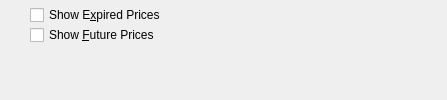
<?xml version="1.0" encoding="UTF-8"?>
<ui version="4.0">
 <comment>This file is part of the xTuple ERP: PostBooks Edition, a free and
open source Enterprise Resource Planning software suite,
Copyright (c) 1999-2011 by OpenMFG LLC, d/b/a xTuple.
It is licensed to you under the Common Public Attribution License
version 1.0, the full text of which (including xTuple-specific Exhibits)
is available at www.xtuple.com/CPAL.  By using this software, you agree
to be bound by its terms.</comment>
 <class>dspFreightPricesByCustomer</class>
 <widget class="QWidget" name="dspFreightPricesByCustomer">
  <property name="geometry">
   <rect>
    <x>0</x>
    <y>0</y>
    <width>447</width>
    <height>100</height>
   </rect>
  </property>
  <property name="windowTitle">
   <string>Freight Prices by Customer</string>
  </property>
  <layout class="QHBoxLayout" name="horizontalLayout">
   <item>
    <layout class="QVBoxLayout" name="verticalLayout">
     <property name="spacing">
      <number>0</number>
     </property>
     <item>
      <widget class="CustCluster" name="_cust"/>
     </item>
     <item>
      <spacer name="spacer">
       <property name="orientation">
        <enum>Qt::Vertical</enum>
       </property>
       <property name="sizeType">
        <enum>QSizePolicy::Expanding</enum>
       </property>
       <property name="sizeHint" stdset="0">
        <size>
         <width>20</width>
         <height>0</height>
        </size>
       </property>
      </spacer>
     </item>
    </layout>
   </item>
   <item>
    <layout class="QVBoxLayout">
     <property name="spacing">
      <number>0</number>
     </property>
     <item>
      <widget class="XCheckBox" name="_showExpired">
       <property name="text">
        <string>Show E&amp;xpired Prices</string>
       </property>
      </widget>
     </item>
     <item>
      <widget class="XCheckBox" name="_showFuture">
       <property name="text">
        <string>Show &amp;Future Prices</string>
       </property>
      </widget>
     </item>
     <item>
      <spacer>
       <property name="orientation">
        <enum>Qt::Vertical</enum>
       </property>
       <property name="sizeType">
        <enum>QSizePolicy::Expanding</enum>
       </property>
       <property name="sizeHint" stdset="0">
        <size>
         <width>20</width>
         <height>0</height>
        </size>
       </property>
      </spacer>
     </item>
    </layout>
   </item>
   <item>
    <spacer>
     <property name="orientation">
      <enum>Qt::Horizontal</enum>
     </property>
     <property name="sizeType">
      <enum>QSizePolicy::Expanding</enum>
     </property>
     <property name="sizeHint" stdset="0">
      <size>
       <width>5</width>
       <height>20</height>
      </size>
     </property>
    </spacer>
   </item>
  </layout>
 </widget>
 <layoutdefault spacing="5" margin="5"/>
 <pixmapfunction>qPixmapFromMimeSource</pixmapfunction>
 <customwidgets>
  <customwidget>
   <class>CustCluster</class>
   <extends>QWidget</extends>
   <header>custcluster.h</header>
  </customwidget>
  <customwidget>
   <class>XCheckBox</class>
   <extends>QCheckBox</extends>
   <header>xcheckbox.h</header>
  </customwidget>
 </customwidgets>
 <tabstops>
  <tabstop>_cust</tabstop>
  <tabstop>_showExpired</tabstop>
  <tabstop>_showFuture</tabstop>
 </tabstops>
 <resources/>
 <connections/>
</ui>
